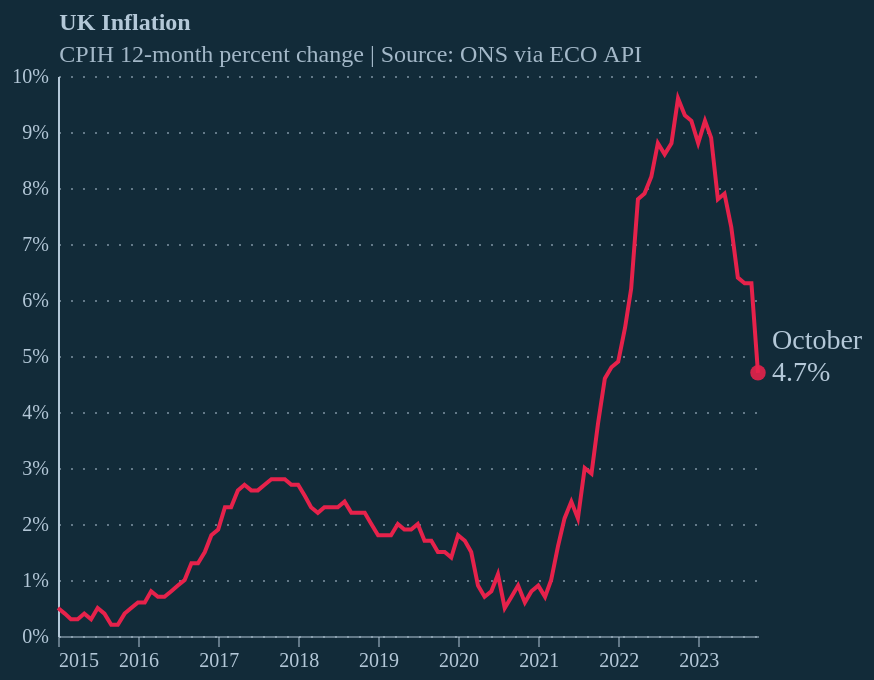

Vega-Lite specification stored for this chart:
### Vega-Lite specification from a JSON file in a GitHub repository (floating-point values rounded to 4 significant figures)
{"config": {"background": "#122b39", "font": "Circular Std", "axisX": {"labelColor": "#b4c8d8", "tickColor": "#b4c8d8", "domainColor": "#b4c8d8", "domainOpacity": 0.5, "grid": false, "labelAngle": 0, "tickCount": 10, "tickOpacity": 0.5, "title": null}, "axisY": {"labelColor": "#b4c8d8", "tickColor": "#b4c8d8", "domainColor": "#b4c8d8", "gridColor": "#b4c8d8", "gridDash": [1, 5], "gridOpacity": 0.5, "labelPadding": 5, "tickCount": 8, "tickOpacity": 0.5, "ticks": false, "title": "12-month percent change | Source: BLS via FRED", "titleAlign": "left", "titleAngle": 0, "titleBaseline": "bottom", "titleColor": "#b4c8d8", "titleFontSize": 12, "titleOpacity": 0.9, "titleX": 0, "titleY": -7, "format": "%"}, "line": {"color": "#e6224b"}, "view": {"stroke": null, "continuousWidth": 350, "continuousHeight": 280}, "title": {"anchor": "start", "dx": 24, "fontSize": 12, "subtitleFontSize": 12, "color": "#b4c8d8", "subtitleColor": "#b4c8d8E6", "subtitlePadding": 4, "offset": -1}}, "layer": [{"data": {"name": "data-e8d865931487ccf711210a185e82c1d1"}, "mark": {"type": "line"}, "encoding": {"x": {"field": "date", "type": "temporal"}, "y": {"field": "value", "type": "quantitative"}}}, {"data": {"name": "data-280dbacefeeb9338e4f9a478f94dce04"}, "mark": {"type": "point", "color": "#e6224b", "filled": true, "opacity": 0.9, "size": 60}, "encoding": {"x": {"field": "date", "type": "temporal"}, "y": {"field": "value", "type": "quantitative"}}}, {"data": {"name": "data-280dbacefeeb9338e4f9a478f94dce04"}, "mark": {"type": "text", "align": "left", "baseline": "middle", "color": "#b4c8d8", "dx": 7, "dy": 0, "fontSize": 14}, "encoding": {"text": {"field": "value", "format": ".1%", "type": "quantitative"}, "x": {"field": "date", "type": "temporal"}, "y": {"field": "value", "type": "quantitative"}}}, {"data": {"name": "data-280dbacefeeb9338e4f9a478f94dce04"}, "mark": {"type": "text", "align": "left", "baseline": "middle", "color": "#b4c8d8", "dx": 7, "dy": -16, "fontSize": 14}, "encoding": {"text": {"field": "date", "format": "%B", "type": "temporal"}, "x": {"field": "date", "type": "temporal"}, "y": {"field": "value", "type": "quantitative"}}}], "title": {"text": "UK Inflation", "subtitle": "CPIH 12-month percent change | Source: ONS via ECO API"}, "$schema": "https://vega.github.io/schema/vega-lite/v5.8.0.json", "datasets": {"data-e8d865931487ccf711210a185e82c1d1": [{"date": "2015-01-01T00:00:00", "value": 0.005}, {"date": "2015-02-01T00:00:00", "value": 0.004}, {"date": "2015-03-01T00:00:00", "value": 0.003}, {"date": "2015-04-01T00:00:00", "value": 0.003}, {"date": "2015-05-01T00:00:00", "value": 0.004}, {"date": "2015-06-01T00:00:00", "value": 0.003}, {"date": "2015-07-01T00:00:00", "value": 0.005}, {"date": "2015-08-01T00:00:00", "value": 0.004}, {"date": "2015-09-01T00:00:00", "value": 0.002}, {"date": "2015-10-01T00:00:00", "value": 0.002}, {"date": "2015-11-01T00:00:00", "value": 0.004}, {"date": "2015-12-01T00:00:00", "value": 0.005}, {"date": "2016-01-01T00:00:00", "value": 0.006}, {"date": "2016-02-01T00:00:00", "value": 0.006}, {"date": "2016-03-01T00:00:00", "value": 0.008}, {"date": "2016-04-01T00:00:00", "value": 0.007}, {"date": "2016-05-01T00:00:00", "value": 0.007}, {"date": "2016-06-01T00:00:00", "value": 0.008}, {"date": "2016-07-01T00:00:00", "value": 0.009}, {"date": "2016-08-01T00:00:00", "value": 0.01}, {"date": "2016-09-01T00:00:00", "value": 0.013}, {"date": "2016-10-01T00:00:00", "value": 0.013}, {"date": "2016-11-01T00:00:00", "value": 0.015}, {"date": "2016-12-01T00:00:00", "value": 0.018}, {"date": "2017-01-01T00:00:00", "value": 0.019}, {"date": "2017-02-01T00:00:00", "value": 0.023}, {"date": "2017-03-01T00:00:00", "value": 0.023}, {"date": "2017-04-01T00:00:00", "value": 0.026}, {"date": "2017-05-01T00:00:00", "value": 0.027}, {"date": "2017-06-01T00:00:00", "value": 0.026}, {"date": "2017-07-01T00:00:00", "value": 0.026}, {"date": "2017-08-01T00:00:00", "value": 0.027}, {"date": "2017-09-01T00:00:00", "value": 0.028}, {"date": "2017-10-01T00:00:00", "value": 0.028}, {"date": "2017-11-01T00:00:00", "value": 0.028}, {"date": "2017-12-01T00:00:00", "value": 0.027}, {"date": "2018-01-01T00:00:00", "value": 0.027}, {"date": "2018-02-01T00:00:00", "value": 0.025}, {"date": "2018-03-01T00:00:00", "value": 0.023}, {"date": "2018-04-01T00:00:00", "value": 0.022}, {"date": "2018-05-01T00:00:00", "value": 0.023}, {"date": "2018-06-01T00:00:00", "value": 0.023}, {"date": "2018-07-01T00:00:00", "value": 0.023}, {"date": "2018-08-01T00:00:00", "value": 0.024}, {"date": "2018-09-01T00:00:00", "value": 0.022}, {"date": "2018-10-01T00:00:00", "value": 0.022}, {"date": "2018-11-01T00:00:00", "value": 0.022}, {"date": "2018-12-01T00:00:00", "value": 0.02}, {"date": "2019-01-01T00:00:00", "value": 0.018}, {"date": "2019-02-01T00:00:00", "value": 0.018}, {"date": "2019-03-01T00:00:00", "value": 0.018}, {"date": "2019-04-01T00:00:00", "value": 0.02}, {"date": "2019-05-01T00:00:00", "value": 0.019}, {"date": "2019-06-01T00:00:00", "value": 0.019}, {"date": "2019-07-01T00:00:00", "value": 0.02}, {"date": "2019-08-01T00:00:00", "value": 0.017}, {"date": "2019-09-01T00:00:00", "value": 0.017}, {"date": "2019-10-01T00:00:00", "value": 0.015}, {"date": "2019-11-01T00:00:00", "value": 0.015}, {"date": "2019-12-01T00:00:00", "value": 0.014}, {"date": "2020-01-01T00:00:00", "value": 0.018}, {"date": "2020-02-01T00:00:00", "value": 0.017}, {"date": "2020-03-01T00:00:00", "value": 0.015}, {"date": "2020-04-01T00:00:00", "value": 0.009}, {"date": "2020-05-01T00:00:00", "value": 0.007}, {"date": "2020-06-01T00:00:00", "value": 0.008}, {"date": "2020-07-01T00:00:00", "value": 0.011}, {"date": "2020-08-01T00:00:00", "value": 0.005}, {"date": "2020-09-01T00:00:00", "value": 0.007}, {"date": "2020-10-01T00:00:00", "value": 0.009}, {"date": "2020-11-01T00:00:00", "value": 0.006}, {"date": "2020-12-01T00:00:00", "value": 0.008}, {"date": "2021-01-01T00:00:00", "value": 0.009}, {"date": "2021-02-01T00:00:00", "value": 0.007}, {"date": "2021-03-01T00:00:00", "value": 0.01}, {"date": "2021-04-01T00:00:00", "value": 0.016}, {"date": "2021-05-01T00:00:00", "value": 0.021}, {"date": "2021-06-01T00:00:00", "value": 0.024}, {"date": "2021-07-01T00:00:00", "value": 0.021}, {"date": "2021-08-01T00:00:00", "value": 0.03}, {"date": "2021-09-01T00:00:00", "value": 0.029}, {"date": "2021-10-01T00:00:00", "value": 0.038}, {"date": "2021-11-01T00:00:00", "value": 0.046}, {"date": "2021-12-01T00:00:00", "value": 0.048}, {"date": "2022-01-01T00:00:00", "value": 0.049}, {"date": "2022-02-01T00:00:00", "value": 0.055}, {"date": "2022-03-01T00:00:00", "value": 0.062}, {"date": "2022-04-01T00:00:00", "value": 0.078}, {"date": "2022-05-01T00:00:00", "value": 0.079}, {"date": "2022-06-01T00:00:00", "value": 0.082}, {"date": "2022-07-01T00:00:00", "value": 0.088}, {"date": "2022-08-01T00:00:00", "value": 0.086}, {"date": "2022-09-01T00:00:00", "value": 0.088}, {"date": "2022-10-01T00:00:00", "value": 0.096}, {"date": "2022-11-01T00:00:00", "value": 0.093}, {"date": "2022-12-01T00:00:00", "value": 0.092}, {"date": "2023-01-01T00:00:00", "value": 0.088}, {"date": "2023-02-01T00:00:00", "value": 0.092}, {"date": "2023-03-01T00:00:00", "value": 0.089}, {"date": "2023-04-01T00:00:00", "value": 0.078}, {"date": "2023-05-01T00:00:00", "value": 0.079}, {"date": "2023-06-01T00:00:00", "value": 0.073}, {"date": "2023-07-01T00:00:00", "value": 0.064}, {"date": "2023-08-01T00:00:00", "value": 0.063}, {"date": "2023-09-01T00:00:00", "value": 0.063}, {"date": "2023-10-01T00:00:00", "value": 0.047}], "data-280dbacefeeb9338e4f9a478f94dce04": [{"date": "2023-10-01T00:00:00", "value": 0.047}]}, "width": 350, "height": 280}
